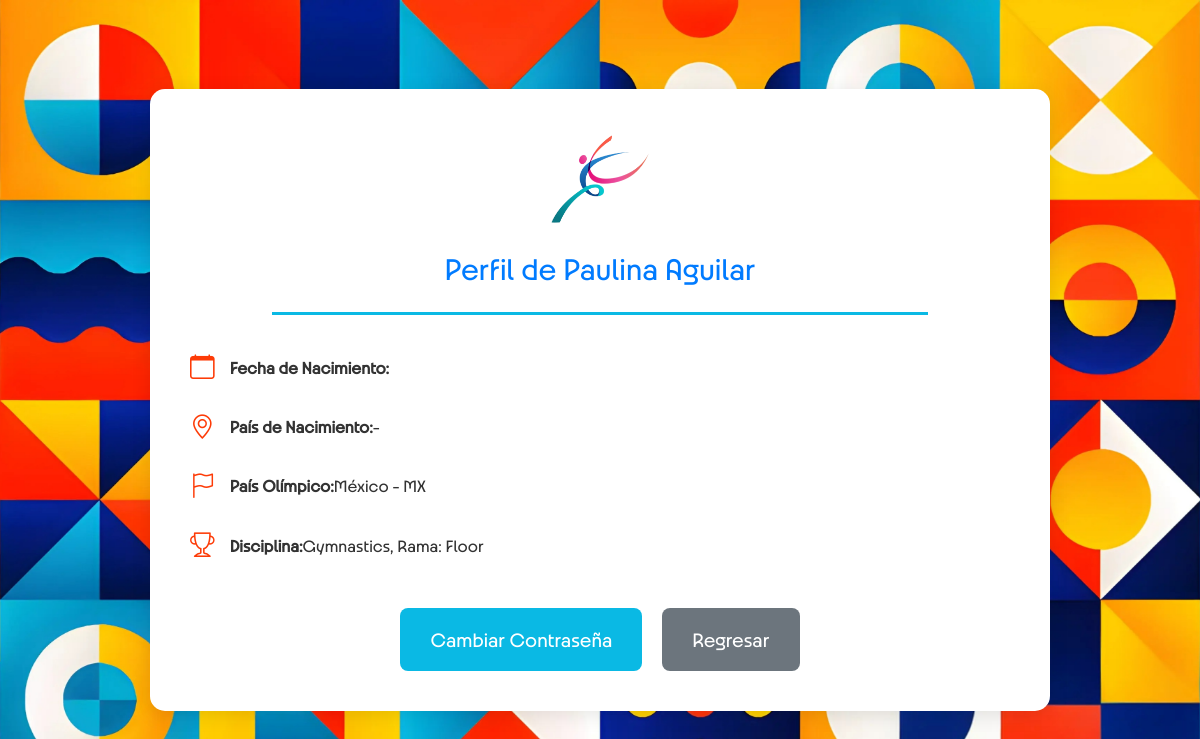
The page /users/profile/ (signed in) on the database its author committed.
### users/models.py (models this page shows, shortened)
class Profile(models.Model):
    ROLE_CHOICES = [
        ('Athlete', 'Atleta'),
        ('Coach', 'Coach'),
    ]
    user = models.OneToOneField(User, on_delete=models.CASCADE)
    date_of_birth = models.DateField(null=True, blank=True)
    country = models.CharField(max_length=2, choices=COUNTRY_CHOICES, blank=True)
    olympic_country = models.CharField(max_length=2, choices=COUNTRY_CHOICES)
    discipline = models.CharField(max_length=100, choices=DISCIPLINE_CHOICES)
    branch = models.CharField(max_length=100, blank=True, null=True)
    role = models.CharField(max_length=50, choices=[('Athlete', 'Atleta'), ('Coach', 'Coach')], default='Athlete')
    olympic_team = models.ForeignKey(OlympicTeam, on_delete=models.SET_NULL, null=True, blank=True, related_name='team_members')
    security_answer1 = models.CharField(max_length=255, blank=True, null=True)
    security_answer2 = models.CharField(max_length=255, blank=True, null=True)
    security_answer3 = models.CharField(max_length=255, blank=True, null=True)

### users/views.py (the view)
# urls.py: path('profile/', views.coach_profile, name='profile'),
@login_required
def coach_profile(request):
    profile = request.user.profile
    return render(request, 'profile.html', {'profile': profile})

### athlete_path/templates/profile.html (shortened to what this page needs)
{% load static %}
<!DOCTYPE html>
<html lang="es">
<head>
    <link href="https://cdn.jsdelivr.net/npm/bootstrap@5.3.0-alpha1/dist/css/bootstrap.min.css" rel="stylesheet">
    <link rel="stylesheet" href="{% static 'css/styles.css' %}">
    <link href="https://cdnjs.cloudflare.com/ajax/libs/bootstrap-icons/1.10.5/font/bootstrap-icons.min.css" rel="stylesheet">
</head>
<body class="profile-body">
    <div class="profile-container">
        <div class="profile-header">
            <a href="{% url 'home' %}">
                <img src="{% static 'css/images/Logo.png' %}" alt="Logo Athlete Path" class="profile-logo">
            </a>
            <h1>Perfil de {{ profile.user.first_name }} {{ profile.user.last_name }}</h1>
            <div class="profile-divider"></div>
        </div>
        <div class="profile-info">
            <p><i class="bi bi-calendar"></i><strong> Fecha de Nacimiento: </strong>{{ profile.date_of_birth|date:"d F Y" }}</p>
            <p><i class="bi bi-geo-alt"></i><strong> País de Nacimiento: </strong>{{ profile.get_country_display }} - {{ profile.country }}</p>
            <p><i class="bi bi-flag"></i><strong> País Olímpico: </strong>{{ profile.get_olympic_country_display }} - {{ profile.olympic_country }}</p>
            <p><i class="bi bi-trophy"></i><strong> Disciplina: </strong>{{ profile.discipline }}, Rama: {{ profile.branch }}</p>
        </div>
        <div class="profile-button-container">
            <a href="{% url 'password_change' %}" class="profile-button profile-change-password-btn">Cambiar Contraseña</a>
            <a href="javascript:void(0)" class="profile-button profile-back-btn" onclick="window.history.back();">Regresar</a>
        </div>
    </div>
</body>
</html>

### rows shown on the page
Profile: user.first_name "Paulina", user.last_name "Aguilar", olympic_country "México", olympic_country "MX", discipline "Gymnastics", branch "Floor"
